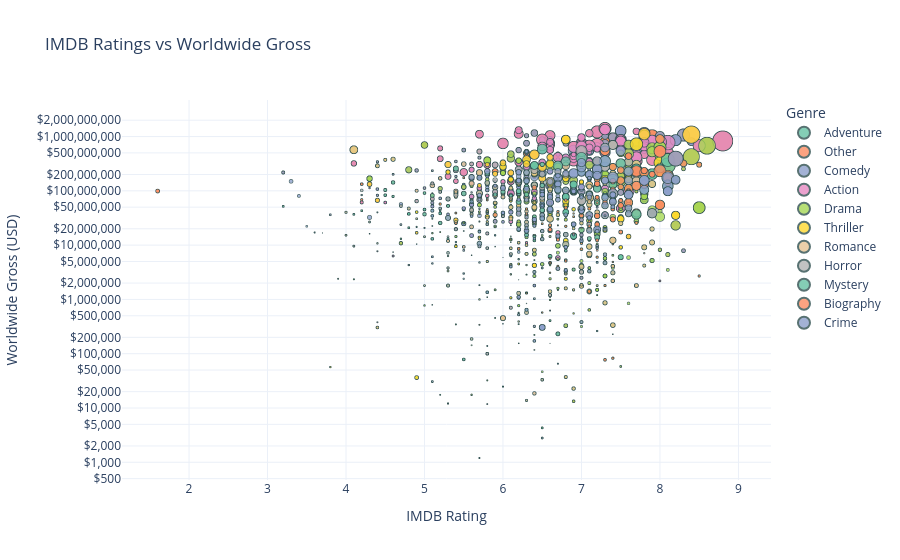

Write notebook code for a chart like this one.
### Markdown cell above
## 13.5 Ratings vs Revenue 
The relationship between IMDb ratings and revenue was analyzed. The analysis showed that high ratings alone do not guarantee higher revenue—strong performance occurs only when ratings are combined with popularity. Vote count proved to be a stronger predictor than rating alone, highlighting that marketing and reach are as important as perceived quality.

### Code cell
import plotly.express as px

# Explode genres safely
movies_exploded = final_movies_clean.explode("genres").copy()

top_genres = movies_exploded['genres'].value_counts().nlargest(10).index
movies_exploded['genre_group'] = movies_exploded['genres'].apply(lambda x: x if x in top_genres else 'Other')

# Scatter plot: Ratings vs Worldwide Gross
fig = px.scatter(
    movies_exploded,
    x="averagerating",
    y="bom_worldwide_gross",
    size="numvotes",                  # bubble size = number of votes
    color="genre_group",              # only top genres + 'Other'
    hover_data=["title_clean", "studio", "runtime_minutes", "roi"],
    log_y=True,                       # log scale for worldwide gross
    title="IMDB Ratings vs Worldwide Gross",
    labels={
        "averagerating": "IMDB Rating",
        "bom_worldwide_gross": "Worldwide Gross (USD)",
        "genre_group": "Genre"
    },
    color_discrete_sequence=px.colors.qualitative.Set2  #  colors
)

fig.update_traces(marker=dict(opacity=0.8, line=dict(width=0.8, color='DarkSlateGrey')))
fig.update_layout(
    template="plotly_white",
    xaxis_title="IMDB Rating",
    yaxis_title="Worldwide Gross (USD)",
    legend_title="Genre",
    yaxis_tickformat="$,"
)

fig.show()

### Figure 1 — Plotly figure (JSON) as saved in the notebook; plotly's stock layout.template omitted (floating-point values rounded to 4 significant figures; data arrays with more than 128 entries replaced by an {"elided": "..."} marker saying what was removed)
{"data": [{"customdata": {"elided": "359x4 mixed values"}, "hovertemplate": "Genre=Adventure<br>IMDB Rating=%{x}<br>Worldwide Gross (USD)=%{y}<br>numvotes=%{marker.size}<br>title_clean=%{customdata[0]}<br>studio=%{customdata[1]}<br>runtime_minutes=%{customdata[2]}<br>roi=%{customdata[3]}<extra></extra>", "legendgroup": "Adventure", "marker": {"color": "rgb(102,194,165)", "line": {"color": "DarkSlateGrey", "width": 0.8}, "opacity": 0.8, "size": {"elided": "359 int values"}, "sizemode": "area", "sizeref": 4603.0, "symbol": "circle"}, "mode": "markers", "name": "Adventure", "showlegend": true, "type": "scattergl", "x": {"elided": "359 float values"}, "xaxis": "x", "y": {"elided": "359 float values"}, "yaxis": "y"}, {"customdata": {"elided": "585x4 mixed values"}, "hovertemplate": "Genre=Other<br>IMDB Rating=%{x}<br>Worldwide Gross (USD)=%{y}<br>numvotes=%{marker.size}<br>title_clean=%{customdata[0]}<br>studio=%{customdata[1]}<br>runtime_minutes=%{customdata[2]}<br>roi=%{customdata[3]}<extra></extra>", "legendgroup": "Other", "marker": {"color": "rgb(252,141,98)", "line": {"color": "DarkSlateGrey", "width": 0.8}, "opacity": 0.8, "size": {"elided": "585 int values"}, "sizemode": "area", "sizeref": 4603.0, "symbol": "circle"}, "mode": "markers", "name": "Other", "showlegend": true, "type": "scattergl", "x": {"elided": "585 float values"}, "xaxis": "x", "y": {"elided": "585 float values"}, "yaxis": "y"}, {"customdata": {"elided": "511x4 mixed values"}, "hovertemplate": "Genre=Comedy<br>IMDB Rating=%{x}<br>Worldwide Gross (USD)=%{y}<br>numvotes=%{marker.size}<br>title_clean=%{customdata[0]}<br>studio=%{customdata[1]}<br>runtime_minutes=%{customdata[2]}<br>roi=%{customdata[3]}<extra></extra>", "legendgroup": "Comedy", "marker": {"color": "rgb(141,160,203)", "line": {"color": "DarkSlateGrey", "width": 0.8}, "opacity": 0.8, "size": {"elided": "511 int values"}, "sizemode": "area", "sizeref": 4603.0, "symbol": "circle"}, "mode": "markers", "name": "Comedy", "showlegend": true, "type": "scattergl", "x": {"elided": "511 float values"}, "xaxis": "x", "y": {"elided": "511 float values"}, "yaxis": "y"}, {"customdata": {"elided": "430x4 mixed values"}, "hovertemplate": "Genre=Action<br>IMDB Rating=%{x}<br>Worldwide Gross (USD)=%{y}<br>numvotes=%{marker.size}<br>title_clean=%{customdata[0]}<br>studio=%{customdata[1]}<br>runtime_minutes=%{customdata[2]}<br>roi=%{customdata[3]}<extra></extra>", "legendgroup": "Action", "marker": {"color": "rgb(231,138,195)", "line": {"color": "DarkSlateGrey", "width": 0.8}, "opacity": 0.8, "size": {"elided": "430 int values"}, "sizemode": "area", "sizeref": 4603.0, "symbol": "circle"}, "mode": "markers", "name": "Action", "showlegend": true, "type": "scattergl", "x": {"elided": "430 float values"}, "xaxis": "x", "y": {"elided": "430 float values"}, "yaxis": "y"}, {"customdata": {"elided": "745x4 mixed values"}, "hovertemplate": "Genre=Drama<br>IMDB Rating=%{x}<br>Worldwide Gross (USD)=%{y}<br>numvotes=%{marker.size}<br>title_clean=%{customdata[0]}<br>studio=%{customdata[1]}<br>runtime_minutes=%{customdata[2]}<br>roi=%{customdata[3]}<extra></extra>", "legendgroup": "Drama", "marker": {"color": "rgb(166,216,84)", "line": {"color": "DarkSlateGrey", "width": 0.8}, "opacity": 0.8, "size": {"elided": "745 int values"}, "sizemode": "area", "sizeref": 4603.0, "symbol": "circle"}, "mode": "markers", "name": "Drama", "showlegend": true, "type": "scattergl", "x": {"elided": "745 float values"}, "xaxis": "x", "y": {"elided": "745 float values"}, "yaxis": "y"}, {"customdata": {"elided": "249x4 mixed values"}, "hovertemplate": "Genre=Thriller<br>IMDB Rating=%{x}<br>Worldwide Gross (USD)=%{y}<br>numvotes=%{marker.size}<br>title_clean=%{customdata[0]}<br>studio=%{customdata[1]}<br>runtime_minutes=%{customdata[2]}<br>roi=%{customdata[3]}<extra></extra>", "legendgroup": "Thriller", "marker": {"color": "rgb(255,217,47)", "line": {"color": "DarkSlateGrey", "width": 0.8}, "opacity": 0.8, "size": {"elided": "249 int values"}, "sizemode": "area", "sizeref": 4603.0, "symbol": "circle"}, "mode": "markers", "name": "Thriller", "showlegend": true, "type": "scattergl", "x": {"elided": "249 float values"}, "xaxis": "x", "y": {"elided": "249 float values"}, "yaxis": "y"}, {"customdata": {"elided": "183x4 mixed values"}, "hovertemplate": "Genre=Romance<br>IMDB Rating=%{x}<br>Worldwide Gross (USD)=%{y}<br>numvotes=%{marker.size}<br>title_clean=%{customdata[0]}<br>studio=%{customdata[1]}<br>runtime_minutes=%{customdata[2]}<br>roi=%{customdata[3]}<extra></extra>", "legendgroup": "Romance", "marker": {"color": "rgb(229,196,148)", "line": {"color": "DarkSlateGrey", "width": 0.8}, "opacity": 0.8, "size": {"elided": "183 int values"}, "sizemode": "area", "sizeref": 4603.0, "symbol": "circle"}, "mode": "markers", "name": "Romance", "showlegend": true, "type": "scattergl", "x": {"elided": "183 float values"}, "xaxis": "x", "y": {"elided": "183 float values"}, "yaxis": "y"}, {"customdata": {"elided": "162x4 mixed values"}, "hovertemplate": "Genre=Horror<br>IMDB Rating=%{x}<br>Worldwide Gross (USD)=%{y}<br>numvotes=%{marker.size}<br>title_clean=%{customdata[0]}<br>studio=%{customdata[1]}<br>runtime_minutes=%{customdata[2]}<br>roi=%{customdata[3]}<extra></extra>", "legendgroup": "Horror", "marker": {"color": "rgb(179,179,179)", "line": {"color": "DarkSlateGrey", "width": 0.8}, "opacity": 0.8, "size": {"elided": "162 int values"}, "sizemode": "area", "sizeref": 4603.0, "symbol": "circle"}, "mode": "markers", "name": "Horror", "showlegend": true, "type": "scattergl", "x": {"elided": "162 float values"}, "xaxis": "x", "y": {"elided": "162 float values"}, "yaxis": "y"}, {"customdata": {"elided": "129x4 mixed values"}, "hovertemplate": "Genre=Mystery<br>IMDB Rating=%{x}<br>Worldwide Gross (USD)=%{y}<br>numvotes=%{marker.size}<br>title_clean=%{customdata[0]}<br>studio=%{customdata[1]}<br>runtime_minutes=%{customdata[2]}<br>roi=%{customdata[3]}<extra></extra>", "legendgroup": "Mystery", "marker": {"color": "rgb(102,194,165)", "line": {"color": "DarkSlateGrey", "width": 0.8}, "opacity": 0.8, "size": {"elided": "129 int values"}, "sizemode": "area", "sizeref": 4603.0, "symbol": "circle"}, "mode": "markers", "name": "Mystery", "showlegend": true, "type": "scattergl", "x": {"elided": "129 float values"}, "xaxis": "x", "y": {"elided": "129 float values"}, "yaxis": "y"}, {"customdata": {"elided": "159x4 mixed values"}, "hovertemplate": "Genre=Biography<br>IMDB Rating=%{x}<br>Worldwide Gross (USD)=%{y}<br>numvotes=%{marker.size}<br>title_clean=%{customdata[0]}<br>studio=%{customdata[1]}<br>runtime_minutes=%{customdata[2]}<br>roi=%{customdata[3]}<extra></extra>", "legendgroup": "Biography", "marker": {"color": "rgb(252,141,98)", "line": {"color": "DarkSlateGrey", "width": 0.8}, "opacity": 0.8, "size": {"elided": "159 int values"}, "sizemode": "area", "sizeref": 4603.0, "symbol": "circle"}, "mode": "markers", "name": "Biography", "showlegend": true, "type": "scattergl", "x": {"elided": "159 float values"}, "xaxis": "x", "y": {"elided": "159 float values"}, "yaxis": "y"}, {"customdata": {"elided": "237x4 mixed values"}, "hovertemplate": "Genre=Crime<br>IMDB Rating=%{x}<br>Worldwide Gross (USD)=%{y}<br>numvotes=%{marker.size}<br>title_clean=%{customdata[0]}<br>studio=%{customdata[1]}<br>runtime_minutes=%{customdata[2]}<br>roi=%{customdata[3]}<extra></extra>", "legendgroup": "Crime", "marker": {"color": "rgb(141,160,203)", "line": {"color": "DarkSlateGrey", "width": 0.8}, "opacity": 0.8, "size": {"elided": "237 int values"}, "sizemode": "area", "sizeref": 4603.0, "symbol": "circle"}, "mode": "markers", "name": "Crime", "showlegend": true, "type": "scattergl", "x": {"elided": "237 float values"}, "xaxis": "x", "y": {"elided": "237 float values"}, "yaxis": "y"}], "layout": {"legend": {"itemsizing": "constant", "title": {"text": "Genre"}, "tracegroupgap": 0}, "title": {"text": "IMDB Ratings vs Worldwide Gross"}, "xaxis": {"anchor": "y", "domain": [0, 1], "title": {"text": "IMDB Rating"}}, "yaxis": {"anchor": "x", "domain": [0, 1], "tickformat": "$,", "title": {"text": "Worldwide Gross (USD)"}, "type": "log"}}}
